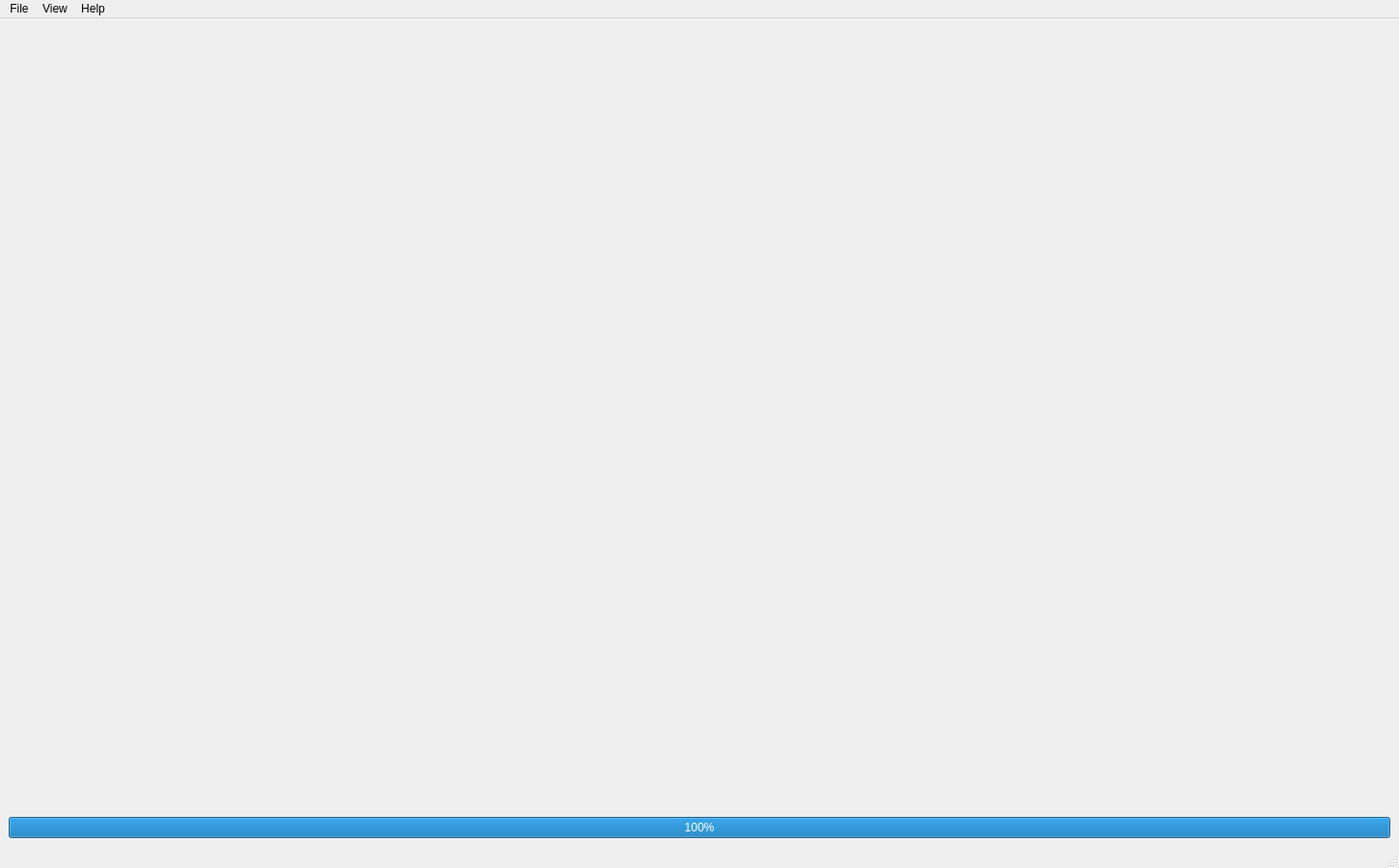
<?xml version="1.0" encoding="UTF-8"?>
<ui version="4.0">
 <class>QCVMainWindow</class>
 <widget class="QMainWindow" name="QCVMainWindow">
  <property name="windowModality">
   <enum>Qt::ApplicationModal</enum>
  </property>
  <property name="enabled">
   <bool>true</bool>
  </property>
  <property name="geometry">
   <rect>
    <x>0</x>
    <y>0</y>
    <width>1450</width>
    <height>900</height>
   </rect>
  </property>
  <property name="sizePolicy">
   <sizepolicy hsizetype="Expanding" vsizetype="Expanding">
    <horstretch>0</horstretch>
    <verstretch>0</verstretch>
   </sizepolicy>
  </property>
  <property name="minimumSize">
   <size>
    <width>800</width>
    <height>600</height>
   </size>
  </property>
  <property name="acceptDrops">
   <bool>false</bool>
  </property>
  <property name="windowTitle">
   <string>CLSA Visualizer</string>
  </property>
  <property name="dockNestingEnabled">
   <bool>true</bool>
  </property>
  <property name="unifiedTitleAndToolBarOnMac">
   <bool>false</bool>
  </property>
  <widget class="QWidget" name="centralwidget">
   <property name="sizePolicy">
    <sizepolicy hsizetype="Expanding" vsizetype="Expanding">
     <horstretch>0</horstretch>
     <verstretch>0</verstretch>
    </sizepolicy>
   </property>
   <property name="contextMenuPolicy">
    <enum>Qt::DefaultContextMenu</enum>
   </property>
   <layout class="QVBoxLayout" name="verticalLayout_3">
    <property name="sizeConstraint">
     <enum>QLayout::SetDefaultConstraint</enum>
    </property>
    <item>
     <widget class="QSplitter" name="displayQuerySplitter">
      <property name="sizePolicy">
       <sizepolicy hsizetype="Expanding" vsizetype="Expanding">
        <horstretch>0</horstretch>
        <verstretch>0</verstretch>
       </sizepolicy>
      </property>
      <property name="frameShape">
       <enum>QFrame::NoFrame</enum>
      </property>
      <property name="orientation">
       <enum>Qt::Horizontal</enum>
      </property>
      <widget class="QWidget" name="layoutWidget_1">
       <layout class="QVBoxLayout" name="displayLayout">
        <property name="spacing">
         <number>0</number>
        </property>
        <item>
         <widget class="QSplitter" name="graphTextSplitter">
          <property name="sizePolicy">
           <sizepolicy hsizetype="Expanding" vsizetype="Expanding">
            <horstretch>0</horstretch>
            <verstretch>0</verstretch>
           </sizepolicy>
          </property>
          <property name="orientation">
           <enum>Qt::Vertical</enum>
          </property>
          <widget class="QVTKWidget" name="renderWidget" native="true">
           <property name="sizePolicy">
            <sizepolicy hsizetype="Expanding" vsizetype="Expanding">
             <horstretch>0</horstretch>
             <verstretch>0</verstretch>
            </sizepolicy>
           </property>
           <property name="minimumSize">
            <size>
             <width>640</width>
             <height>480</height>
            </size>
           </property>
           <property name="cursor">
            <cursorShape>CrossCursor</cursorShape>
           </property>
          </widget>
         </widget>
        </item>
        <item>
         <widget class="QProgressBar" name="progressBar">
          <property name="minimumSize">
           <size>
            <width>0</width>
            <height>10</height>
           </size>
          </property>
          <property name="value">
           <number>100</number>
          </property>
         </widget>
        </item>
       </layout>
      </widget>
     </widget>
    </item>
   </layout>
  </widget>
  <widget class="QMenuBar" name="menubar">
   <property name="geometry">
    <rect>
     <x>0</x>
     <y>0</y>
     <width>1450</width>
     <height>25</height>
    </rect>
   </property>
   <widget class="QMenu" name="menuFile">
    <property name="title">
     <string>File</string>
    </property>
    <addaction name="actionTakeScreenshot"/>
    <addaction name="actionOpenSession"/>
    <addaction name="actionSaveSession"/>
    <addaction name="actionSaveSessionAs"/>
    <addaction name="actionReloadSession"/>
    <addaction name="actionExit"/>
   </widget>
   <widget class="QMenu" name="menuView">
    <property name="title">
     <string>View</string>
    </property>
    <addaction name="actionReCenterGraph"/>
   </widget>
   <widget class="QMenu" name="menuHelp">
    <property name="title">
     <string>Help</string>
    </property>
    <addaction name="actionAbout"/>
   </widget>
   <addaction name="menuFile"/>
   <addaction name="menuView"/>
   <addaction name="menuHelp"/>
  </widget>
  <widget class="QStatusBar" name="statusbar"/>
  <action name="actionTakeScreenshot">
   <property name="text">
    <string>Take Screenshot</string>
   </property>
  </action>
  <action name="actionOpenSession">
   <property name="text">
    <string>Open Session</string>
   </property>
  </action>
  <action name="actionSaveSession">
   <property name="text">
    <string>Save Session</string>
   </property>
  </action>
  <action name="actionSaveSessionAs">
   <property name="text">
    <string>Save Session As...</string>
   </property>
  </action>
  <action name="actionReloadSession">
   <property name="enabled">
    <bool>true</bool>
   </property>
   <property name="text">
    <string>Reload Session</string>
   </property>
  </action>
  <action name="actionExit">
   <property name="text">
    <string>Exit</string>
   </property>
   <property name="statusTip">
    <string>Exit the application</string>
   </property>
   <property name="shortcut">
    <string>Ctrl+Q</string>
   </property>
  </action>
  <action name="actionReCenterGraph">
   <property name="text">
    <string>Re-Center Graph</string>
   </property>
   <property name="shortcut">
    <string>Shift+R</string>
   </property>
  </action>
  <action name="actionAbout">
   <property name="text">
    <string>About</string>
   </property>
  </action>
 </widget>
 <customwidgets>
  <customwidget>
   <class>QVTKWidget</class>
   <extends>QWidget</extends>
   <header>QVTKWidget.h</header>
  </customwidget>
 </customwidgets>
 <resources/>
 <connections/>
</ui>
